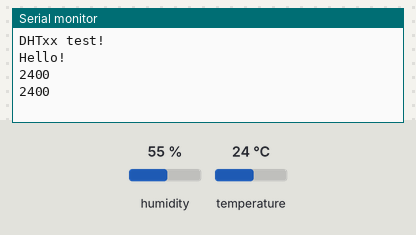
This sketch was run on a simulated Arduino Uno, built with avr-gcc and run on an emulated ATmega328P. Parts: the last lines printed to the serial monitor. The inputs (shaded band) are chosen by the test bench; at power-on: temperature 24 °C, humidity 55 %.

Above: at 4.8 s.
4.9 s: temperature set to 12 °C
At 6.8 s:
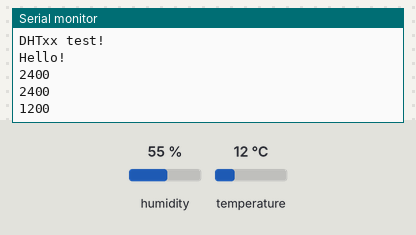
7.9 s: temperature set to 19 °C
At 9.3 s:
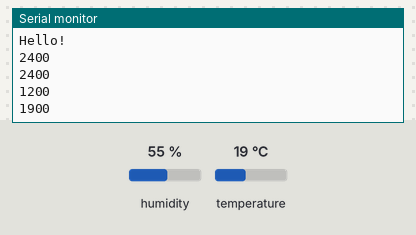
Timing chart, 0 to 10.9 s (numbered marks = the images above; inputs shaded):
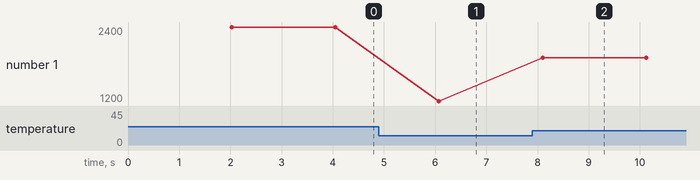

Measured:
- after the input at 4.9 s, the serial monitor: prints a new line after 1.2 s (image 1)
- after the input at 7.9 s, the serial monitor: prints a new line after 0.20 s (image 2)
- plotted number 1: 2400 → 1200 after the input at 4.9 s, 1200 → 1900 after the input at 7.9 s

The sketch:

DHTtester.ino
```cpp
// Example testing sketch for various DHT humidity/temperature sensors
// Written by ladyada, public domain
#include <SoftwareSerial.h>

SoftwareSerial BTSerial(2, 3); //Connect HC-06. Use your (TX, RX) settings

#include "DHT.h"

#define DHTPIN 4     // what pin we're connected to

// Uncomment whatever type you're using!
#define DHTTYPE DHT11   // DHT 11
//#define DHTTYPE DHT22   // DHT 22  (AM2302)
//#define DHTTYPE DHT21   // DHT 21 (AM2301)

// Connect pin 1 (on the left) of the sensor to +5V
// NOTE: If using a board with 3.3V logic like an Arduino Due connect pin 1
// to 3.3V instead of 5V!
// Connect pin 2 of the sensor to whatever your DHTPIN is
// Connect pin 4 (on the right) of the sensor to GROUND
// Connect a 10K resistor from pin 2 (data) to pin 1 (power) of the sensor

// Initialize DHT sensor for normal 16mhz Arduino
DHT dht(DHTPIN, DHTTYPE);
// NOTE: For working with a faster chip, like an Arduino Due or Teensy, you
// might need to increase the threshold for cycle counts considered a 1 or 0.
// You can do this by passing a 3rd parameter for this threshold.  It's a bit
// of fiddling to find the right value, but in general the faster the CPU the
// higher the value.  The default for a 16mhz AVR is a value of 6.  For an
// Arduino Due that runs at 84mhz a value of 30 works.
// Example to initialize DHT sensor for Arduino Due:
//DHT dht(DHTPIN, DHTTYPE, 30);

void setup() {
  Serial.begin(9600);
  Serial.println("DHTxx test!");

   Serial.println("Hello!");

  BTSerial.begin(9600);  // set the data rate for the BT port

  dht.begin();
}

void loop() {
  // Wait a few seconds between measurements.
  delay(2000);

  // Reading temperature or humidity takes about 250 milliseconds!
  // Sensor readings may also be up to 2 seconds 'old' (its a very slow sensor)
  float h = dht.readHumidity();
  // Read temperature as Celsius
  float t = dht.readTemperature();
  // Read temperature as Fahrenheit
  float f = dht.readTemperature(true);

  // Check if any reads failed and exit early (to try again).
  if (isnan(h) || isnan(t) || isnan(f)) {
    Serial.println("Failed to read from DHT sensor!");
    return;
  }

  // Compute heat index
  // Must send in temp in Fahrenheit!
  float hi = dht.computeHeatIndex(f, h);

  /*Serial.print("Humidity: ");
  Serial.print(h);
  Serial.print(" %\t");
  Serial.print("Temperature: ");
  Serial.print(t);
  Serial.print(" *C ");
  Serial.print(f);
  Serial.print(" *F\t");
  Serial.print("Heat index: ");
  Serial.print(hi);
  Serial.println(" *F");
  */

  BTSerial.write(int(t*100));
  Serial.println(int(t*100));
}
```
